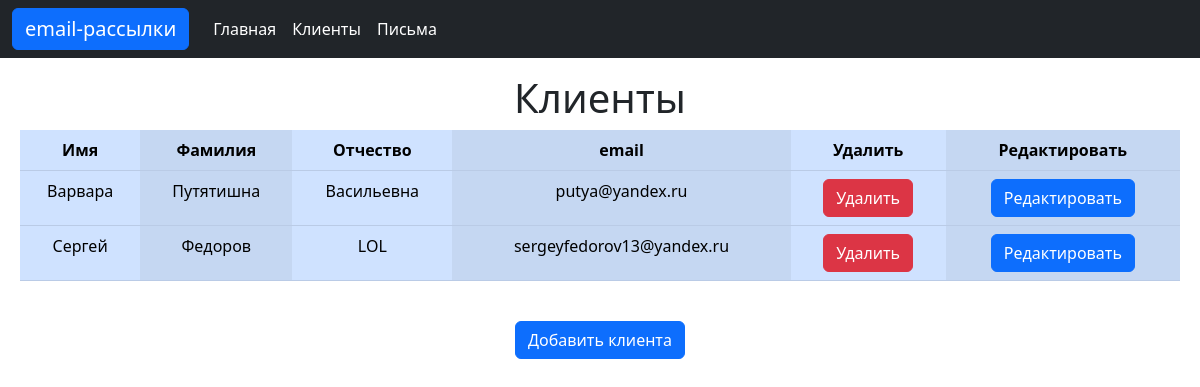
The app's page /clients, older data.
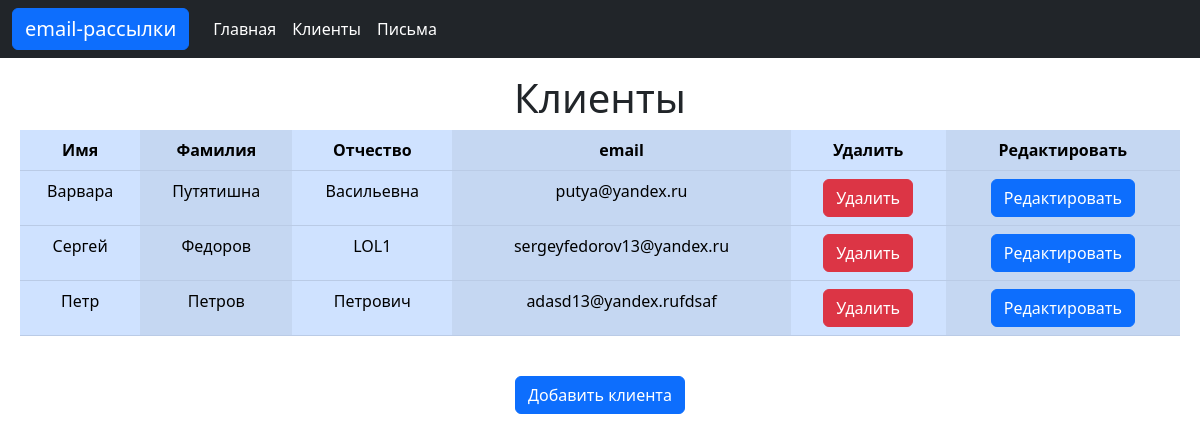
The same page, newer data.
### mailing/models.py (models this page shows, shortened)
class Client(models.Model):
    email = models.CharField(max_length=200, verbose_name='E-mail')
    first_name = models.CharField(max_length=100, verbose_name='Имя')
    last_name = models.CharField(max_length=100, verbose_name='Фамилия')
    patronymic = models.CharField(max_length=100, verbose_name='Отчество', **NULLABLE)
    class Meta:
        verbose_name = 'Клиент'
        verbose_name_plural = 'Клиенты'

### mailing/views.py (the view)
# urls.py: path('clients', ClientListView.as_view(), name="clients"),
class ClientListView(ListView):
    model = Client

### mailing/templates/mailing/client_list.html (shortened to what this page needs)
{% extends 'mailing/base.html' %}
{% block main %}
    <div class="row mt-2">
        <div class="col m-2">
            <h1>Клиенты</h1>
            <table class="table table-primary table-striped-columns">
                <thead>
                    <tr>
                        <th>Имя</th>
                        <th>Фамилия</th>
                        <th>Отчество</th>
                        <th>email</th>
                        <th>Удалить</th>
                        <th>Редактировать</th>
                    </tr>
                </thead>
                <tbody>
                    {% for object in object_list %}
                    <tr>
                        <td>{{ object.first_name }}</td>
                        <td>{{ object.last_name }}</td>
                        <td>{{ object.patronymic }}</td>
                        <td>{{ object.email }}</td>
                        <td><a class="btn btn-danger" href="{% url 'mailing:delete_client' object.pk %}">Удалить</a></td>
                        <td><a class="btn btn-primary" href="{% url 'mailing:edit_client' object.pk %}">Редактировать</a></td>
                    </tr>
                    {% endfor %}
                </tbody>
            </table>
        </div>
    </div>
    <div class="row mt-2">
        <div class="col m-2">
            <a class="btn btn-primary" href="{% url 'mailing:add_client' %}">Добавить клиента</a>
        </div>
    </div>
{% endblock %}

### mailing/templates/mailing/base.html (shortened to what this page needs)
<!doctype  html>
<html  lang="en">
<head>
    <link href="https://cdn.jsdelivr.net/npm/bootstrap@5.3.0/dist/css/bootstrap.min.css" rel="stylesheet">
</head>
<body>
    {% include 'mailing/navbar.html' %}
    <div class="container-fluid text-center">
        {% block main %}
        {% endblock %}
    </div>
</body>
</html>

### mailing/templates/mailing/navbar.html (shortened to what this page needs)
<nav class="navbar navbar-expand-lg bg-dark text-white">
  <div class="container-fluid">
    <a class="navbar-brand btn btn-primary text-white" href="/">email-рассылки</a>
    <div class="collapse navbar-collapse " id="navbarNav">
      <ul class="navbar-nav">
        <li class="nav-item">
          <a class="nav-link text-white text-end" aria-current="page" href="/">Главная</a>
        </li>
        <li class="nav-item">
          <a class="nav-link text-white text-end" href="{% url 'mailing:clients' %}">Клиенты</a>
        </li>
        <li class="nav-item">
          <a class="nav-link text-white text-end" href="{% url 'mailing:messages' %}">Письма</a>
        </li>
      </ul>
    </div>
  </div>
</nav>

Row changes from the older to the newer data that the page shows:
changed Client "Сергей": patronymic "LOL" → "LOL1"
added Client: first_name "Петр", last_name "Петров", patronymic "Петрович", email "adasd13@yandex.rufdsaf"
